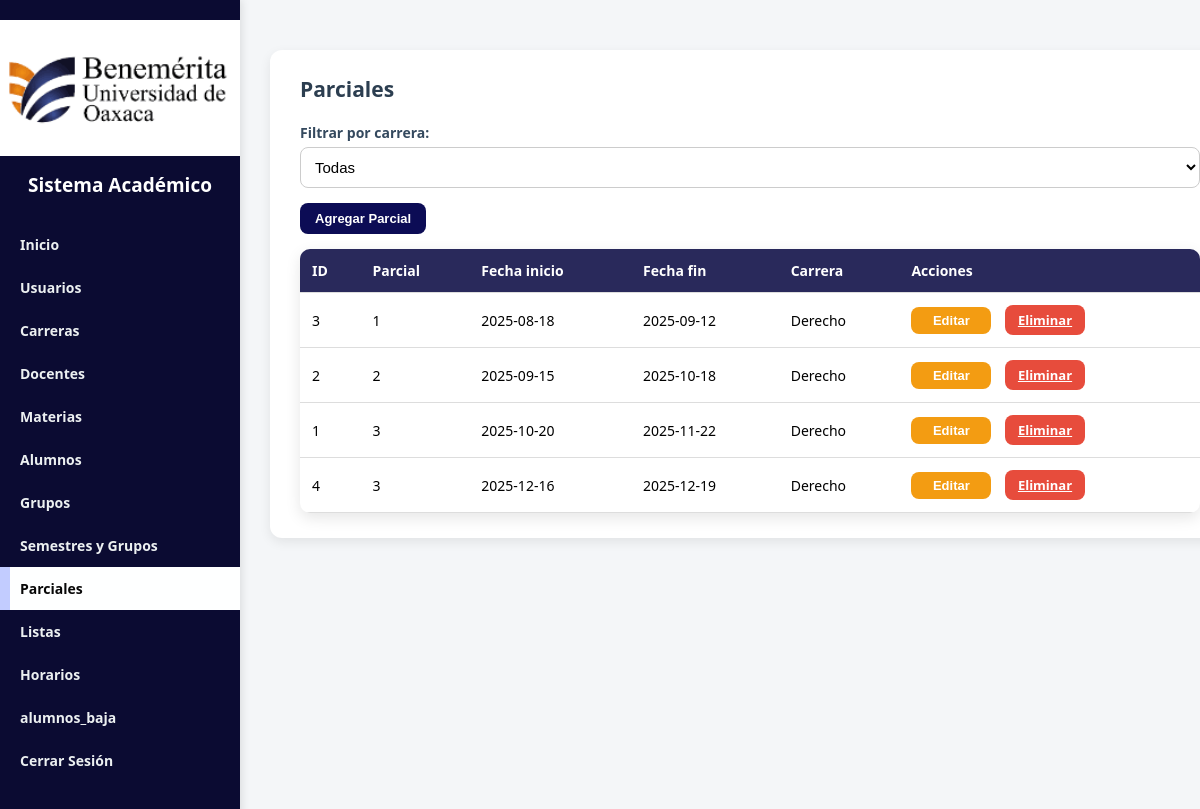
The app's page /views/parciales.php (signed in) with its own data.
### tables this page shows
CREATE TABLE `parciales` (
  `id_parcial` int(11) NOT NULL AUTO_INCREMENT,
  `id_carrera` int(11) NOT NULL,
  `numero_parcial` int(11) NOT NULL,
  `fecha_inicio` date NOT NULL,
  `fecha_fin` date NOT NULL,
  PRIMARY KEY (`id_parcial`),
  KEY `fk_parcial_carrera` (`id_carrera`),
  CONSTRAINT `fk_parcial_carrera` FOREIGN KEY (`id_carrera`) REFERENCES `carreras` (`id_carrera`) ON DELETE CASCADE
);

CREATE TABLE `carreras` (
  `id_carrera` int(11) NOT NULL AUTO_INCREMENT,
  `nombre` varchar(150) NOT NULL,
  `clave` varchar(20) DEFAULT NULL,
  PRIMARY KEY (`id_carrera`)
);

### models/ParcialesModel.php (called while the page is built, shortened)
<?php
class ParcialesModel {
    private $conn;
    public function __construct($conexion) {
        $this->conn = $conexion;
    }
    public function getParciales($id_carrera = null) {
        if ($id_carrera) {
            $sql = "SELECT * FROM parciales WHERE id_carrera = $id_carrera ORDER BY numero_parcial ASC";
        } else {
            $sql = "SELECT p.*, c.nombre AS carrera
                    FROM parciales p
                    JOIN carreras c ON c.id_carrera = p.id_carrera
                    ORDER BY p.id_carrera, p.numero_parcial ASC";
        }
        return $this->conn->query($sql)->fetch_all(MYSQLI_ASSOC);
    }
}
?>

### views/parciales.php (the view, shortened to what this page needs)
<?php
require_once "../config/conexion.php";
require_once "../models/ParcialesModel.php";
$rol = $_SESSION['rol'];
$id_carrera = ($rol === 'coordinador') ? $_SESSION['id_carrera'] : null;
$model = new ParcialesModel($conn);
$parciales = $model->getParciales($id_carrera);
?>
<div class="container-form">
    <h2>Parciales</h2>
    <?php if ($rol === 'admin'): ?>
        <div class="filtros-container" style="margin-bottom:15px;">
            <div>
                <label>Filtrar por carrera:</label>
                <select id="filtroCarrera">
                    <option value="">Todas</option>
                </select>
            </div>
        </div>
    <?php endif; ?>
    <button class="btn-agregar" onclick="abrirModal()">Agregar Parcial</button>
    <table class="tabla-docentes">
        <thead>
            <tr>
                <th>ID</th>
                <th>Parcial</th>
                <th>Fecha inicio</th>
                <th>Fecha fin</th>
                <?php if ($rol === 'admin'): ?><th>Carrera</th><?php endif; ?>
                <th>Acciones</th>
            </tr>
        </thead>
        <tbody>
            <?php foreach ($parciales as $p): ?>
                <tr data-id="<?= $p['id_parcial'] ?>"
                    data-numero="<?= $p['numero_parcial'] ?>"
                    data-inicio="<?= $p['fecha_inicio'] ?>"
                    data-fin="<?= $p['fecha_fin'] ?>"
                    data-id_carrera="<?= $p['id_carrera'] ?>">
                    <td><?= $p['id_parcial'] ?></td>
                    <td><?= $p['numero_parcial'] ?></td>
                    <td><?= $p['fecha_inicio'] ?></td>
                    <td><?= $p['fecha_fin'] ?></td>
                    <?php if ($rol === 'admin'): ?>
                        <td><?= $p['carrera'] ?></td>
                    <?php endif; ?>
                    <td>
                        <button class="btn-editar" onclick="abrirModal(<?= $p['id_parcial'] ?>)">Editar</button>
                        <a href="../controllers/ParcialesController.php?eliminar=<?= $p['id_parcial'] ?>"
                            class="btn-eliminar"
                            onclick="return confirm('¿Eliminar parcial?')">Eliminar</a>
                    </td>
                </tr>
            <?php endforeach; ?>
        </tbody>
    </table>
</div>
<?php
include "dashboard.php";
?>

### css/styles.css (style rules this page uses)
html { font-size: 14px; }
body { font-family: "Segoe UI", Tahoma, Geneva, Verdana, sans-serif; background: #f4f6f8; margin: 0; padding: 0; font-size: 1rem; }
.container-form { width: 100%; max-width: 1000px; margin: 20px auto; background: #fff; padding: 25px 30px; border-radius: 12px; box-shadow: 0 4px 12px rgba(0, 0, 0, 0.08); }
.container-form h2 { margin-top: 0; margin-bottom: 20px; color: #2c3e50; font-weight: 700; font-size: 1.5rem; }
.container-form label { display: block; margin-bottom: 5px; font-weight: 600; color: #34495e; }
.container-form select { width: 100%; padding: 10px; border-radius: 8px; border: 1px solid #ccc; font-size: 15px; background: #fff; cursor: pointer; transition: 0.2s; }
button, .btn-agregar, .btn-editar, .btn-eliminar { border-radius: 8px; font-weight: 600; border: none; cursor: pointer; transition: all 0.3s ease; color: #fff; text-align: center; display: inline-block; font-size: 13px; }
.btn-agregar { padding: 8px 15px; background: #0c0c55; margin-bottom: 15px; }
.btn-editar, .btn-eliminar { width: 80px; padding: 6px 0; text-align: center; border-radius: 8px; font-weight: 600; font-size: 13px; border: none; cursor: pointer; color: #fff; transition: all 0.3s ease; display: inline-block; }
.btn-editar { background: #f39c12; margin-right: 5px; }
.btn-eliminar { background: #e74c3c; margin-left: 5px; }
.tabla-docentes { width: 100%; border-collapse: collapse; background-color: #fff; border-radius: 10px; overflow: hidden; box-shadow: 0 5px 15px rgba(0, 0, 0, 0.1); }
.tabla-docentes th, .tabla-docentes td { padding: 12px; text-align: left; border-bottom: 1px solid #ddd; }
.tabla-docentes th { background-color: #29295b; color: #fff; }

### records on screen
parciales: id_parcial "3", numero_parcial "1", fecha_inicio "2025-08-18", fecha_fin "2025-09-12", id_carrera.nombre "Derecho"
parciales: id_parcial "2", numero_parcial "2", fecha_inicio "2025-09-15", fecha_fin "2025-10-18", id_carrera.nombre "Derecho"
parciales: id_parcial "1", numero_parcial "3", fecha_inicio "2025-10-20", fecha_fin "2025-11-22", id_carrera.nombre "Derecho"
parciales: id_parcial "4", numero_parcial "3", fecha_inicio "2025-12-16", fecha_fin "2025-12-19", id_carrera.nombre "Derecho"
